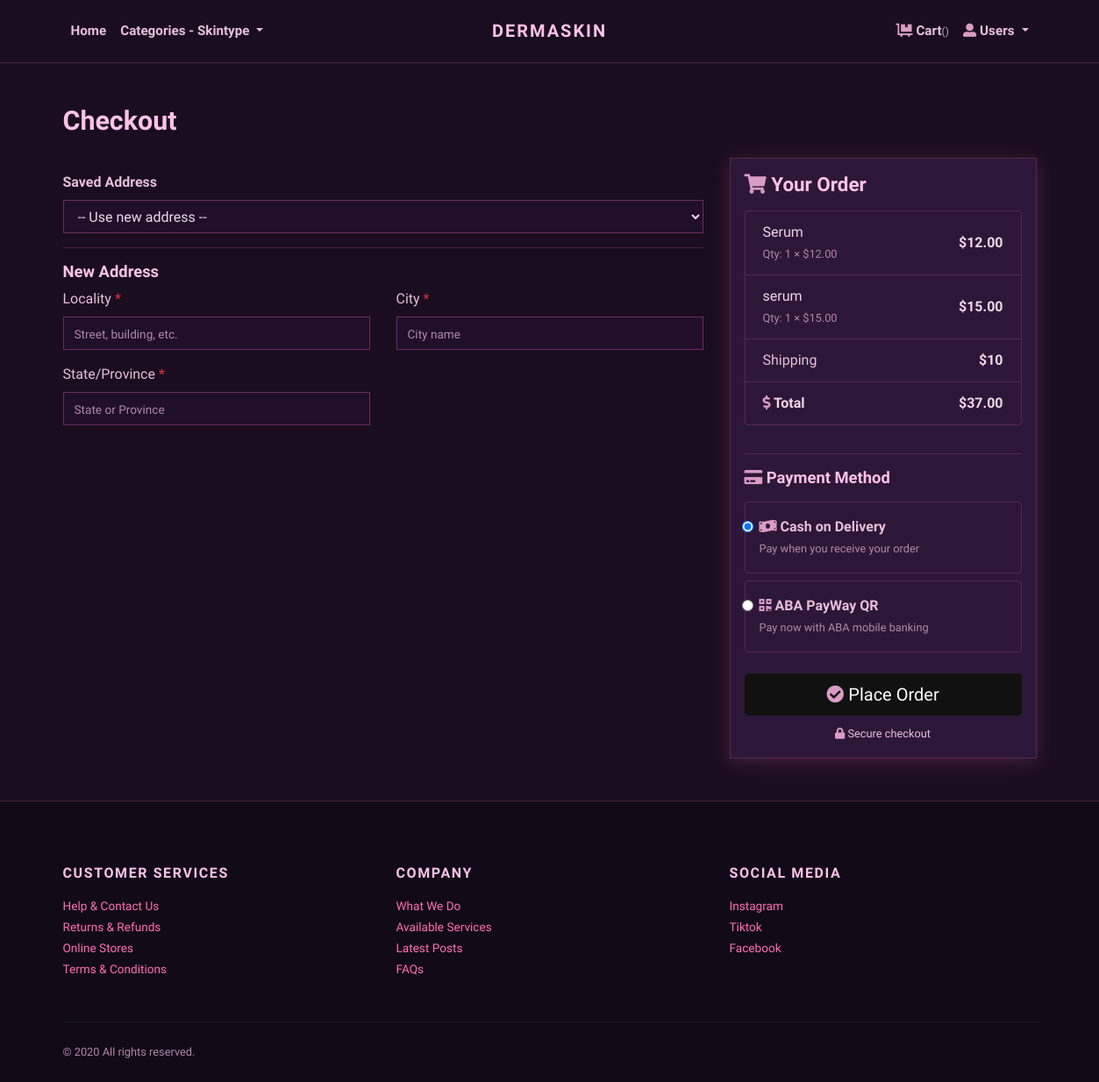
Screenshot of /checkout/ (signed in) with the database file from the repository.
### store/models.py (models this page shows, shortened)
class Product(models.Model):
    title = models.CharField(max_length=150, verbose_name="Product Title")
    slug = models.SlugField(max_length=160, verbose_name="Product Slug")
    sku = models.CharField(max_length=255, unique=True, verbose_name="Unique Product ID (SKU)")
    short_description = models.TextField(verbose_name="Short Description")
    detail_description = models.TextField(blank=True, null=True, verbose_name="Detail Description")
    product_image = models.ImageField(upload_to='product', blank=True, null=True, verbose_name="Product Image")
    price = models.DecimalField(max_digits=8, decimal_places=2)
    category = models.ForeignKey(Category, verbose_name="Product Categoy", on_delete=models.CASCADE)
    is_active = models.BooleanField(verbose_name="Is Active?")
    is_featured = models.BooleanField(verbose_name="Is Featured?")
    created_at = models.DateTimeField(auto_now_add=True, verbose_name="Created Date")
    updated_at = models.DateTimeField(auto_now=True, verbose_name="Updated Date")
    class Meta:
        verbose_name_plural = 'Products'
        ordering = ('-created_at', )

### store/views.py (the view, shortened to what this page needs)
# urls.py: path('checkout/', views.checkout, name="checkout"),
@login_required
def checkout(request):
    cart_items = Cart.objects.filter(user=request.user)
    addresses = Address.objects.filter(user=request.user)
    if not cart_items.exists():
        messages.warning(request, "Your cart is empty!")
        return redirect('store:cart')
    amount = 0
    cart_data = []
    for item in cart_items:
        line = item.quantity * item.product.price
        amount += line
        cart_data.append({
            'product': item.product,
            'quantity': item.quantity,
            'line_total': line
        })
    shipping = decimal.Decimal(10)
    total = amount + shipping
    return render(request, 'store/checkout.html', {
        'cart_items': cart_data,
        'addresses': addresses,
        'amount': amount,
        'shipping_amount': shipping,
        'total_amount': total,
    })

### store/context_preprocessors.py (called while the page is built)
def store_menu(request):
    categories = Category.objects.filter(is_active=True)
    context = {
        'categories_menu': categories,
    }
    return context

def cart_menu(request):
    if request.user.is_authenticated:
        cart_items= Cart.objects.filter(user=request.user)
        context = {
            'cart_items': cart_items,
        }
    else:
        context = {}
    return context

### templates/store/checkout.html (shortened to what this page needs)
{% extends 'base.html' %} {% load static %} {% block content %}
<div class="container py-5">
  <h2 class="mb-4">Checkout</h2>
  <form method="POST" enctype="multipart/form-data" id="checkout-form">
    <div class="row">
      <div class="col-lg-8">
        <label class="mt-3 font-weight-bold">Saved Address</label>
        <select class="form-control" name="address" id="saved-address">
          <option value="">-- Use new address --</option>
        </select>
        <hr />
        <div id="new-address-section">
          <h5>New Address</h5>
          <div class="row">
            <div class="col-lg-6 form-group">
              <label
                >Locality
                <span class="text-danger" id="locality-required">*</span></label
              >
              <input
                type="text"
                name="locality"
                id="locality"
                class="form-control"
                placeholder="Street, building, etc."
              />
            </div>
            <div class="col-lg-6 form-group">
              <label
                >City
                <span class="text-danger" id="city-required">*</span></label
              >
              <input
                type="text"
                name="city"
                id="city"
                class="form-control"
                placeholder="City name"
              />
            </div>
            <div class="col-lg-6 form-group">
              <label
                >State/Province
                <span class="text-danger" id="state-required">*</span></label
              >
              <input
                type="text"
                name="state"
                id="state"
                class="form-control"
                placeholder="State or Province"
              />
            </div>
          </div>
        </div>
      </div>
      <div class="col-lg-4">
        <div class="card p-3 bg-light shadow-sm">
          <h4 class="mb-3"><i class="fas fa-shopping-cart"></i> Your Order</h4>
          <ul class="list-group mb-3">
            {% for item in cart_items %}
            <li
              class="list-group-item d-flex justify-content-between align-items-center"
            >
              <div>
                <div class="fw-bold">{{ item.product.title }}</div>
                <small class="text-muted"
                  >Qty: {{ item.quantity }} × ${{ item.product.price }}</small
                >
              </div>
              <strong>${{ item.line_total }}</strong>
            </li>
            {% endfor %}
            <li class="list-group-item d-flex justify-content-between">
              <span>Shipping</span>
              <strong>${{ shipping_amount }}</strong>
            </li>
            <li
              class="list-group-item d-flex justify-content-between bg-dark text-white"
            >
              <strong><i class="fas fa-dollar-sign"></i> Total</strong>
              <strong>${{ total_amount }}</strong>
            </li>
          </ul>
          <hr />
          <h5 class="mb-3">
            <i class="fas fa-credit-card"></i> Payment Method
          </h5>
          <div
            class="form-check mb-2 p-3 border rounded"
            style="cursor: pointer"
          >
            <input
              class="form-check-input"
              type="radio"
              name="payment_method"
              value="COD"
              id="cod"
              checked
            />
            <label
              class="form-check-label w-100"
              for="cod"
              style="cursor: pointer"
            >
              <i class="fas fa-money-bill-wave text-success"></i>
              <strong>Cash on Delivery</strong> <br /><small class="text-muted"
                >Pay when you receive your order</small
              >
            </label>
          </div>
          <div class="form-check p-3 border rounded" style="cursor: pointer">
            <input
              class="form-check-input"
              type="radio"
              name="payment_method"
              value="QR"
              id="qr"
            />
            <label
              class="form-check-label w-100"
              for="qr"
              style="cursor: pointer"
            >
              <i class="fas fa-qrcode text-primary"></i>
              <strong>ABA PayWay QR</strong> <br /><small class="text-muted"
                >Pay now with ABA mobile banking</small
              >
            </label>
          </div>
          <button
            type="submit"
            class="btn btn-dark btn-lg btn-block mt-4"
            id="submit-btn"
          >
            <i class="fas fa-check-circle"></i> Place Order
          </button>
          <p class="text-center text-muted mt-2 mb-0">
            <small><i class="fas fa-lock"></i> Secure checkout</small>
          </p>
        </div>
      </div>
    </div>
  </form>
</div>
{% endblock %}

### jewelryshop/static/css/style.default.css (style rules this page uses)
strong { font-weight: 700; }
.border { border: 1px solid #dee2e6 !important; }
.btn { font-weight: 400; border: 1px solid transparent; font-family: inherit; padding: 0.375rem 1.5rem; font-size: 1rem; line-height: 1.5; border-radius: 0; transition: color 0.15s ease-in-out, background-color 0.15s ease-in-out, border-color 0.15s ease-in-out, box-shadow 0.15s ease-in-out; }
.btn-dark { color: #fff; background-color: #111111; border-color: #111111; }
.btn-lg { padding: 0.5rem 1rem; font-size: 1.25rem; line-height: 1.5; border-radius: 0; }
body { font-family: "Libre Franklin", sans-serif; font-size: 1rem; font-weight: 400; line-height: 1.5; color: #111111; background-color: #fff; }
h1, h2, h3, h4, h5, h6, .h1, .h2, .h3, .h4, .h5, .h6 { margin-bottom: 0.5rem; font-family: inherit; font-weight: 900; line-height: 1.2; color: inherit; }
h2, .h2 { font-size: 1.9rem; }
h4, .h4 { font-size: 1.4rem; }
h5, .h5 { font-size: 1.15rem; }
hr { border-top: 1px solid rgba(17, 17, 17, 0.1); }
small, .small { font-size: 80%; font-weight: 400; }
.text-primary { color: #dcb14a !important; }
.bg-light { background-color: #f8f9fa !important; }
.bg-dark { background-color: #111111 !important; }
.text-success { color: #28a745 !important; }
.text-danger { color: #dc3545 !important; }
.shadow-sm { box-shadow: 0 0.125rem 0.25rem rgba(17, 17, 17, 0.075) !important; }
.form-control { padding: 0.375rem 0.75rem; font-size: 1rem; line-height: 1.5; color: #495057; background-color: #fff; border: 1px solid #ced4da; border-radius: 0; transition: border-color 0.15s ease-in-out, box-shadow 0.15s ease-in-out; }
.form-control::placeholder { color: #adb5bd; font-size: 0.85rem; font-weight: 400; }
select.form-control:not([size]):not([multiple]) { height: calc(2.25rem + 2px); }
.card { background-color: #fff; border: 1px solid rgba(17, 17, 17, 0.125); border-radius: 0; }

### jewelryshop/static/css/custom.css (style rules this page uses)
html, body { background-color: #1a0d1f !important; color: #f0d7e8 !important; }
h1, h2, h3, h4, h5, h6 { color: #ffc2e8 !important; }
p, span, small, label { color: #e8bfd9 !important; }
.navbar i, .fas, .far { color: #d89cc5 !important; }
.card { background-color: #2d1738 !important; border: 1px solid rgba(255, 110, 180, 0.2); }
.btn { border-radius: 4px; }
.form-control, .custom-select { background-color: #1f0f29 !important; border: 1px solid #6b2d5c !important; color: #f0d7e8 !important; }
.form-control::placeholder { color: #b388a6 !important; }
.bg-white, .bg-light { background-color: #2d1738 !important; }
.bg-dark { background-color: #120a17 !important; }
.text-muted { color: #b388a6 !important; }
.border, .border-top, .border-bottom, .border-left, .border-right { border-color: rgba(255, 110, 180, 0.2) !important; }
.shadow, .shadow-sm, .shadow-lg { box-shadow: 0 4px 20px rgba(255, 110, 180, 0.2) !important; }
.list-group-item { background-color: #2d1738 !important; color: #f0d7e8 !important; border-color: rgba(255, 110, 180, 0.2) !important; }
hr { border-color: rgba(255, 110, 180, 0.2) !important; }

### templates/store/checkout.html (style rules this page uses)
.form-check { transition: all 0.3s ease; }

### rows the page displays
Product: product "Serum", quantity "1", product.price "12.00", line_total "12.00"
Product: product "serum", quantity "1", product.price "15.00", line_total "15.00"

### other values shown
{{ shipping_amount }} "10"
{{ total_amount }} "37.00"
